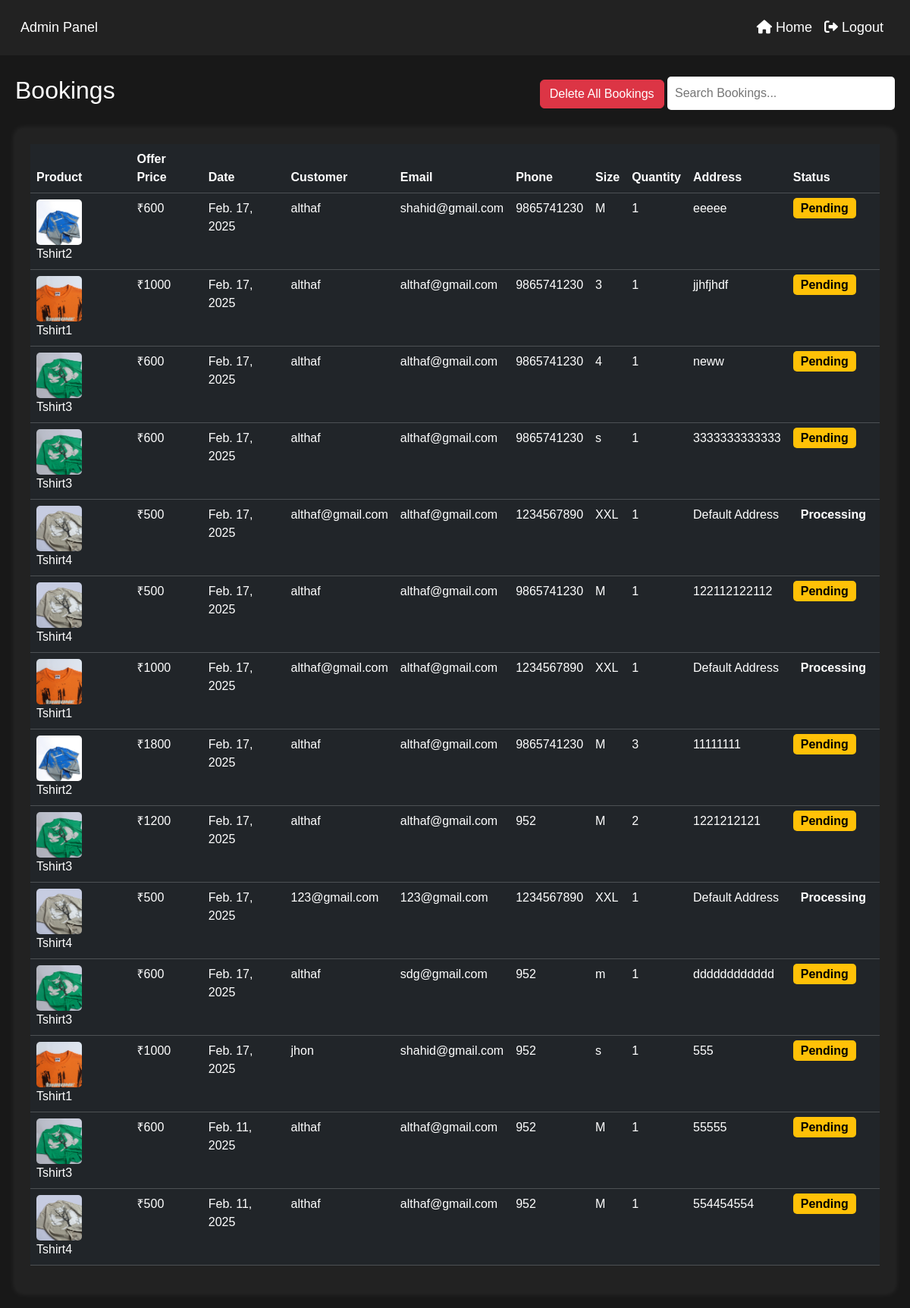
The page /bookings/ on the database its author committed.
### app/models.py (models this page shows, shortened)
class Buy(models.Model):
    user=models.ForeignKey(User,on_delete=models.CASCADE)
    product=models.ForeignKey(Product,on_delete=models.CASCADE)
    price=models.IntegerField()
    date=models.DateField(auto_now_add=True)
    size = models.CharField(max_length=10, choices=[('S', 'Small'), ('M', 'Medium'), ('L', 'Large')], default='M')  # Default size is Medium
    quantity = models.PositiveIntegerField(default=1)  # Default quantity is 1

class Product(models.Model):
    pro_id=models.TextField()
    name=models.TextField()
    base_price=models.IntegerField()
    offer_price=models.IntegerField()
    img=models.FileField()
    dis=models.TextField()
    sizes = models.ManyToManyField(Size)  # Allow multiple size selection
    quantity = models.PositiveIntegerField(default=0)

class Order(models.Model):
    name = models.CharField(max_length=100)
    email = models.EmailField()
    phone_number = models.CharField(max_length=15)
    shipping_address = models.TextField()
    status = models.CharField(max_length=20, default='Pending')
    created_at = models.DateTimeField(auto_now_add=True)

### app/views.py (the view)
# urls.py: path('bookings/',views.bookings,name='bookings'),
def bookings(request):
    buys = Buy.objects.all().select_related('product','user').all().order_by('-date')  # Example of ordering by date
    orders = Order.objects.all().order_by('-created_at')  # Example of ordering orders by created_at
    combined_data = zip(buys, orders)  # Ensure they align correctly
    return render(request, 'shop/bookings.html', {'combined_data': combined_data})

### templates/shop/bookings.html (shortened to what this page needs)
<!DOCTYPE html>
<html lang="en">
<head>
    <link href="https://cdn.jsdelivr.net/npm/bootstrap@5.3.3/dist/css/bootstrap.min.css" rel="stylesheet">
    <link rel="stylesheet" href="https://cdnjs.cloudflare.com/ajax/libs/font-awesome/6.0.0-beta3/css/all.min.css">
</head>
<body>
    <nav class="navbar navbar-expand-lg navbar-dark fixed-top">
        <div class="container-fluid">
            <a class="navbar-brand" href="#">Admin Panel</a>
            <div class="collapse navbar-collapse justify-content-end" id="navbarNav">
                <ul class="navbar-nav">
                    <li class="nav-item">
                        <a class="nav-link" href="../home">
                            <i class="fas fa-home"></i> Home
                        </a>
                    </li>
                    <li class="nav-item">
                        <a class="nav-link" href="../chrome_logout">
                            <i class="fas fa-sign-out-alt"></i> Logout
                        </a>
                    </li>
                </ul>
            </div>
        </div>
    </nav>
    <div class="content">
        <div class="d-flex justify-content-between align-items-center">
            <h2>Bookings</h2>
            <div>
                <button id="deleteAllBtn" class="btn btn-danger" data-bs-toggle="modal" data-bs-target="#confirmDeleteModal">
                    Delete All Bookings
                </button>
                <input type="text" id="search" class="search-bar" placeholder="Search Bookings...">
            </div>
        </div>
        <div class="table-container mt-4">
            <table class="table table-dark table-hover">
                <thead>
                    <tr>
                        <th>Product</th>
                        <th>Offer Price</th>
                        <th>Date</th>
                        <th>Customer</th>
                        <th>Email</th>
                        <th>Phone</th>
                        <th>Size</th>
                        <th>Quantity</th>
                        <th>Address</th>
                        <th>Status</th>
                    </tr>
                </thead>
                <tbody id="bookingTable">
                    {% for buy, order in combined_data %}
                    <tr>
                        <td>
                            <img src="{{ buy.product.img.url }}" alt="{{ buy.product.name }}" class="product-img">
                            {{ buy.product.name }}
                        </td>
                        <td>₹{{ buy.price }}</td>
                        <td>{{ buy.date }}</td>
                        <td>{{ order.name }}</td>
                        <td>{{ order.email }}</td>
                        <td>{{ order.phone_number }}</td>
                        <td>{{ buy.size }}</td>
                        <td>{{ buy.quantity }}</td>
                        <td>{{ order.shipping_address }}</td>
                        <td>
                            <span class="status-badge
                                {% if order.status == 'Pending' %}status-pending
                                {% elif order.status == 'Confirmed' %}status-confirmed
                                {% elif order.status == 'Cancelled' %}status-cancelled
                                {% endif %}">
                                {{ order.status }}
                            </span>
                        </td>
                    </tr>
                    {% endfor %}
                </tbody>
            </table>
        </div>
    </div>
</body>
</html>

### templates/shop/bookings.html (style rules this page uses)
body { background-color: #181818; color: #fff; font-family: 'Poppins', sans-serif; }
.navbar { background-color: #222; padding: 15px; }
.navbar a { color: #fff !important; font-size: 18px; }
.content { padding: 20px; margin-top: 80px; }
.search-bar { width: 300px; padding: 10px; border: none; border-radius: 5px; }
.table-container { background: #222; padding: 20px; border-radius: 10px; box-shadow: 0px 0px 10px rgba(255, 255, 255, 0.1); }
.table thead { background-color: #333; color: #fff; }
.product-img { width: 60px; height: 60px; object-fit: cover; border-radius: 5px; margin-right: 10px; }
.status-badge { padding: 5px 10px; border-radius: 5px; font-weight: bold; }
.status-pending { background-color: #ffc107; color: #000; }

### rows shown on the page
Buy: product.img (picture), product.name "Tshirt2", price "600", date "Feb. 17, 2025", name "althaf", email "shahid@gmail.com", phone_number "9865741230", size "M", quantity "1", shipping_address "eeeee", status "Pending"
Buy: product.img (picture), product.name "Tshirt1", price "1000", date "Feb. 17, 2025", name "althaf", email "althaf@gmail.com", phone_number "9865741230", size "3", quantity "1", shipping_address "jjhfjhdf", status "Pending"
Buy: product.img (picture), product.name "Tshirt3", price "600", date "Feb. 17, 2025", name "althaf", email "althaf@gmail.com", phone_number "9865741230", size "4", quantity "1", shipping_address "neww", status "Pending"
Buy: product.img (picture), product.name "Tshirt3", price "600", date "Feb. 17, 2025", name "althaf", email "althaf@gmail.com", phone_number "9865741230", size "s", quantity "1", shipping_address "3333333333333", status "Pending"
Buy: product.img (picture), product.name "Tshirt4", price "500", date "Feb. 17, 2025", name "althaf@gmail.com", email "althaf@gmail.com", phone_number "1234567890", size "XXL", quantity "1", shipping_address "Default Address", status "Processing"
Buy: product.img (picture), product.name "Tshirt4", price "500", date "Feb. 17, 2025", name "althaf", email "althaf@gmail.com", phone_number "9865741230", size "M", quantity "1", shipping_address "122112122112", status "Pending"
Buy: product.img (picture), product.name "Tshirt1", price "1000", date "Feb. 17, 2025", name "althaf@gmail.com", email "althaf@gmail.com", phone_number "1234567890", size "XXL", quantity "1", shipping_address "Default Address", status "Processing"
Buy: product.img (picture), product.name "Tshirt2", price "1800", date "Feb. 17, 2025", name "althaf", email "althaf@gmail.com", phone_number "9865741230", size "M", quantity "3", shipping_address "11111111", status "Pending"
Buy: product.img (picture), product.name "Tshirt3", price "1200", date "Feb. 17, 2025", name "althaf", email "althaf@gmail.com", phone_number "952", size "M", quantity "2", shipping_address "1221212121", status "Pending"
Buy: product.img (picture), product.name "Tshirt4", price "500", date "Feb. 17, 2025", name "123@gmail.com", email "123@gmail.com", phone_number "1234567890", size "XXL", quantity "1", shipping_address "Default Address", status "Processing"
Buy: product.img (picture), product.name "Tshirt3", price "600", date "Feb. 17, 2025", name "althaf", email "sdg@gmail.com", phone_number "952", size "m", quantity "1", shipping_address "dddddddddddd", status "Pending"
Buy: product.img (picture), product.name "Tshirt1", price "1000", date "Feb. 17, 2025", name "jhon", email "shahid@gmail.com", phone_number "952", size "s", quantity "1", shipping_address "555", status "Pending"
Buy: product.img (picture), product.name "Tshirt3", price "600", date "Feb. 11, 2025", name "althaf", email "althaf@gmail.com", phone_number "952", size "M", quantity "1", shipping_address "55555", status "Pending"
Buy: product.img (picture), product.name "Tshirt4", price "500", date "Feb. 11, 2025", name "althaf", email "althaf@gmail.com", phone_number "952", size "M", quantity "1", shipping_address "554454554", status "Pending"
